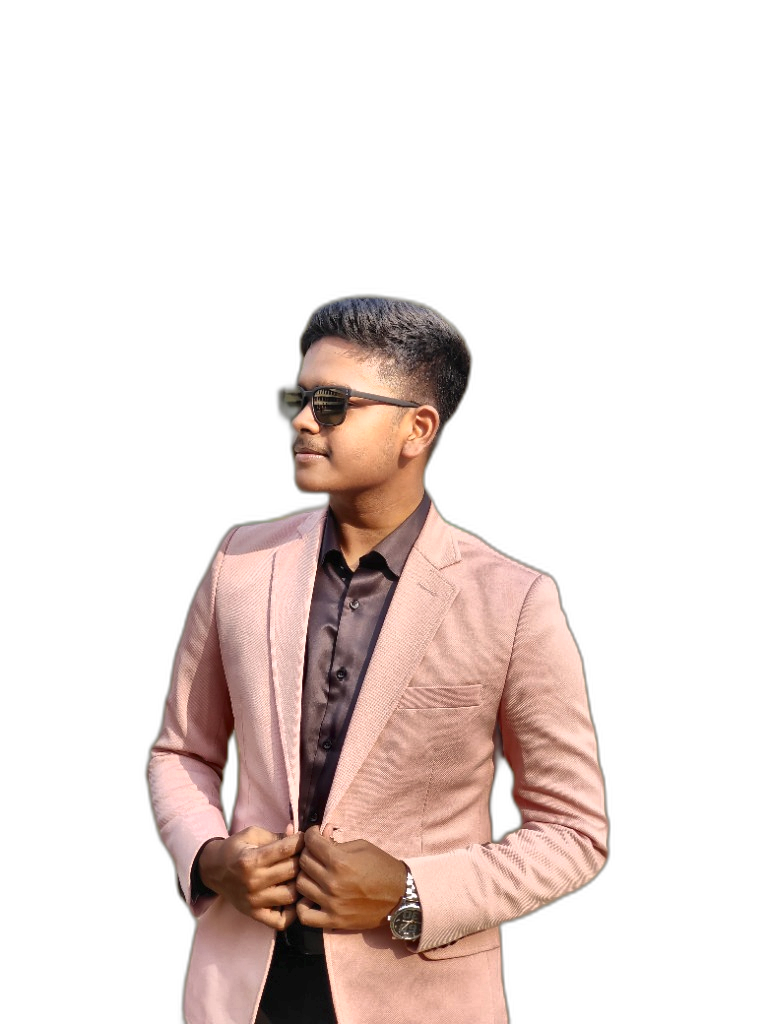
#> input picture assets/photo-ready.png, 768 x 1024 px, found by its file name
$ python render_portrait.py
#> lines starting #> are read from the running program, lines starting #| are printed output that depends on the picture
import os
import argparse
from PIL import Image

# left = light/empty, right = dense/dark
GLYPHS = " '.,:;~+*xXO#"

def render_portrait(input_path, output_path, cols=60, font_width=7, font_height=14):
#> called with input_path = 'assets/photo-ready.png', output_path = 'portrait.svg', cols = 60, font_width = 7, font_height = 14
    print(f"Rendering colored portrait from {input_path} to {output_path}...")
    try:
        # Load color image
        img_color = Image.open(input_path).convert("RGB")
#> img_color is the input picture: PIL image 768x1024 RGB; mean R, G, B 234.3, 222.5, 219
    except FileNotFoundError:
        print(f"Error: Could not find {input_path}. Please run clean_photo.py first.")
        return

    # Calculate target dimensions
    W, H = img_color.size
#> W = 768; H = 1024
    ratio = H / W
#> ratio = 1.33
    rows = int(cols * ratio * (font_width / font_height))
#> rows = 40

    img_color = img_color.resize((cols, rows), Image.Resampling.LANCZOS)
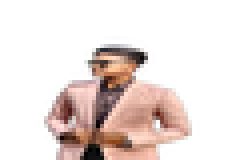
#> img_color: PIL image 60x40 RGB (shown 4 times larger); mean R, G, B 234, 222.3, 218.7
    pixels_color = img_color.load()

    img_gray = img_color.convert("L")
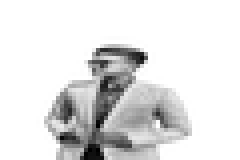
#> img_gray: PIL image 60x40 L (shown 4 times larger); min 0, max 255, mean 225.4
    pixels_gray = img_gray.load()

    # Generate SVG content
    svg_width = cols * font_width
    svg_height = rows * font_height
#> svg_height = 560

    svg = f'''<svg xmlns="http://www.w3.org/2000/svg" viewBox="0 0 {svg_width} {svg_height}" width="{svg_width}" height="{svg_height}">
    <style>
        .text {{
            font-family: monospace;
            font-size: {font_height}px;
            white-space: pre;
        }}
        @keyframes reveal {{
            0% {{ clip-path: inset(0 100% 0 0); }}
            100% {{ clip-path: inset(0 0 0 0); }}
        }}
    </style>
'''

    for y in range(rows):
        y_pos = (y + 1) * font_height
        delay = y * 40 # ms
        duration = 800 # ms

        row_html = ""
        for x in range(cols):
            # Grayscale brightness for glyph selection
            brightness = pixels_gray[x, y]
            val = 1.0 - (brightness / 255.0)
            idx = int(val * (len(GLYPHS) - 1))
            idx = max(0, min(len(GLYPHS) - 1, idx))

            char = GLYPHS[idx]
            if char == " ":
                char = "&#160;"
            elif char == "&": char = "&amp;"
            elif char == "<": char = "&lt;"
            elif char == ">": char = "&gt;"

            # Get pixel color
            r, g, b = pixels_color[x, y]
            color_hex = f"#{r:02x}{g:02x}{b:02x}"

            # Wrap char in tspan with color
            row_html += f'<tspan fill="{color_hex}">{char}</tspan>'

        svg += f'''
    <g style="animation: reveal {duration}ms {delay}ms both;">
        <text x="0" y="{y_pos}" class="text">{row_html}</text>
    </g>'''

    svg += '\n</svg>'

    os.makedirs(os.path.dirname(output_path) if os.path.dirname(output_path) else ".", exist_ok=True)
    with open(output_path, "w", encoding="utf-8") as f:
        f.write(svg)
    print(f"Saved {output_path}")

if __name__ == "__main__":
    parser = argparse.ArgumentParser(description="Render ASCII portrait SVG")
    parser.add_argument("input", help="Path to input photo", nargs="?", default="assets/photo-ready.png")
    parser.add_argument("output", help="Path to output SVG", nargs="?", default="portrait.svg")
    args = parser.parse_args()

    render_portrait(args.input, args.output)
